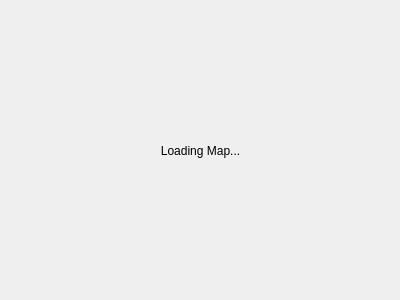
<?xml version="1.0" encoding="UTF-8"?>
<ui version="4.0">
 <class>MapWidget</class>
 <widget class="QWidget" name="MapWidget">
  <property name="geometry">
   <rect>
    <x>0</x>
    <y>0</y>
    <width>400</width>
    <height>300</height>
   </rect>
  </property>
  <property name="windowTitle">
   <string>Form</string>
  </property>
  <widget class="QLabel" name="label">
   <property name="geometry">
    <rect>
     <x>0</x>
     <y>0</y>
     <width>401</width>
     <height>301</height>
    </rect>
   </property>
   <property name="text">
    <string>Loading Map...</string>
   </property>
   <property name="alignment">
    <set>Qt::AlignCenter</set>
   </property>
  </widget>
 </widget>
 <resources/>
 <connections/>
</ui>
